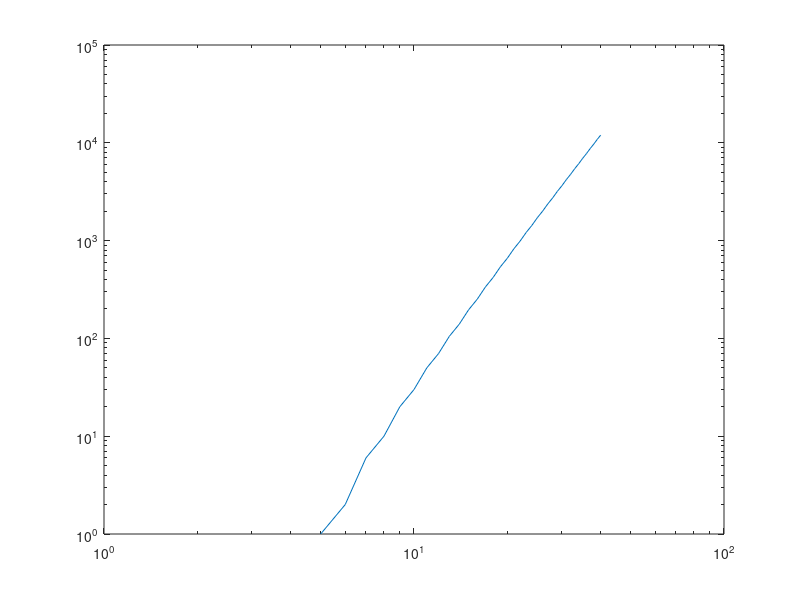

Source code (MATLAB):
function ManySourcesCount

    function [res] = Calc(n, d)
        res = 0;
        variants = nchoosek(1 : n - 1, d);
        for n = 1 : nchoosek(n - 1, d)
            good = true;
            for i = 1 : d - 1
                if mod(variants(n, i) + variants(n, i + 1), 2) == 0
                    good = false;
                end
            end
            res = res + good;
        end
    end

    d = 4;
    maxL = 40;
    res = zeros(1, maxL);
    for n = d + 1 : maxL;
        res(n) = Calc(n, d);
    end
    %plot(res);
    loglog(res);
    
end